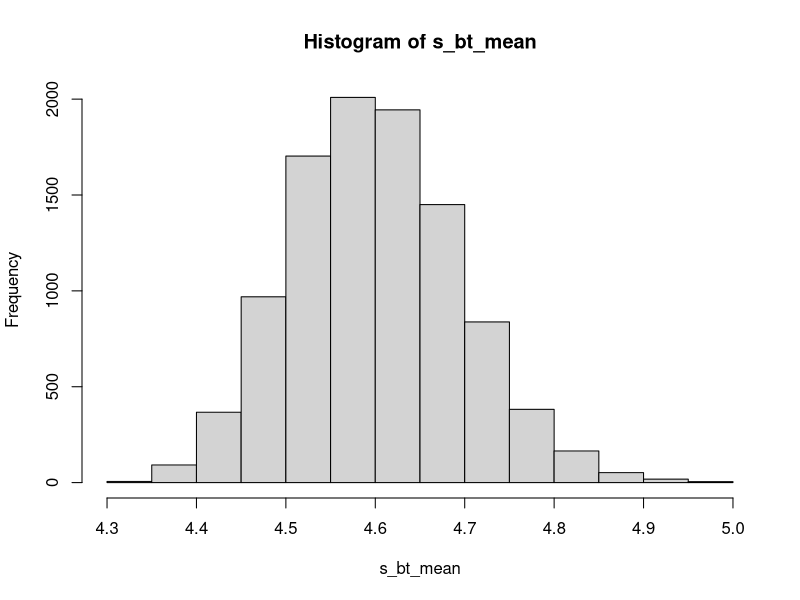
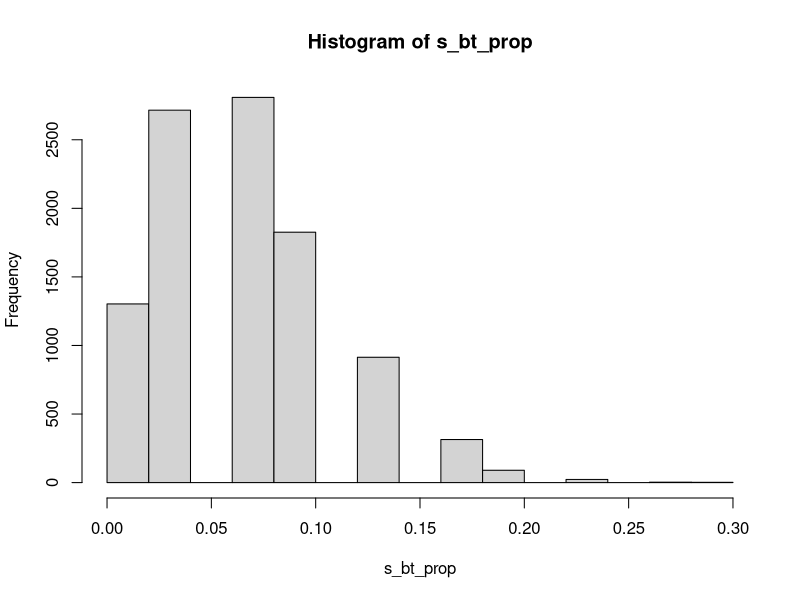

Generate these figures, in order, with R:
# Assignment 2 , Q3

# no of simulations
nsim <- 10000

s<- c(4.8,4.2,5.4,4.1,4,4,4.8,4.4,4.7,4.3,4.4,4.6,4.4,4.4,6.1,4.3,6,4.5,4.4,4.4,4.5,4.2,4.4,4.7,5.4,4,4.6,5.2,4.5,4.4)

s_mean <- mean(s)

# bootstrapping
s_bt_mean <- rep(0,nsim)

for (i in 1:nsim) {

s_bt <- sample(s,replace=TRUE)

s_bt_mean[i] <- mean (s_bt)

}

hist(s_bt_mean)

cat ("Standard Error of mean:",s_mean, "is:", sd(s_bt_mean),"\n")

#RESULT : Standard Error of mean: 4.603333 is: 0.0951238 


####################
# part b
####################


cat ("95% confidence interval is :",quantile(s_bt_mean,.025),"::",quantile(s_bt_mean,.975),"\n")

# RESULT : 95% confidence interval is : 4.43 :: 4.803333 

####################
# part c
####################

s_prop <- 0

for (j in 1 : length(s)){
if ( s[j] > 5.5) {
s_prop <- s_prop +1
}
}

s_prop <- s_prop/length(s)

# bootstrapping
s_bt_prop <- rep(0,nsim)

for (i in 1:nsim) {

s_bt_p <- 0

s_bt <- sample(s,replace=TRUE)

for (j in 1 : length(s_bt)){
if ( s_bt[j] > 5.5) {
s_bt_p <- s_bt_p +1
}
}

s_bt_prop[i] <- s_bt_p/length(s)

}

hist(s_bt_prop)

cat ("Standard Error of mean:",s_prop, "is:", sd(s_bt_prop),"\n")


# RESULT  : Standard Error of mean: 0.06666667 is: 0.04561 


